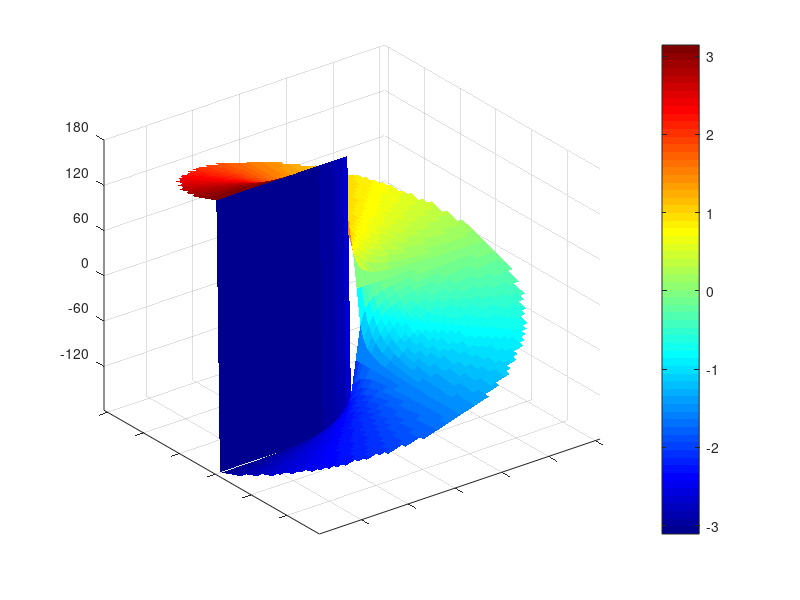

Write the MATLAB code that produced this figure. (Note: this script raises an error after producing the figure.)


[xx_t,yy_t]         = meshgrid(-30:30,-30:30);
angle_view          = angle(xx_t+1i*yy_t);
distance_view       = sqrt(xx_t.^2+yy_t.^2);
% Set the dimensions of the ring
dimensionsRing                          = [0 30];
ring                = (distance_view>dimensionsRing(1)).*(distance_view<dimensionsRing(2));
angle_view(ring==0)=nan;
%angle_view(31,1:30)=nan;

surf(angle_view, 'EdgeColor','none')
 colormap jet
 %%
 set(gca,'ztick',linspace(-3.14,3.14,7))
set(gca,'zticklabel',num2str(round(180*linspace(-3.14,3.14,7)/pi)',3))
set(gca,'zlim',[-3.15 3.15])
 set(gca,'xticklabel',[])
 set(gca,'yticklabel',[])
axis tight
%view(0,90)
hCB = colorbar;


hCB.Ticks = linspace(-3.1,3.14,7);
hCB.TickLabels = num2str(round(180*linspace(-3.14,3.14,7)/pi)',3);